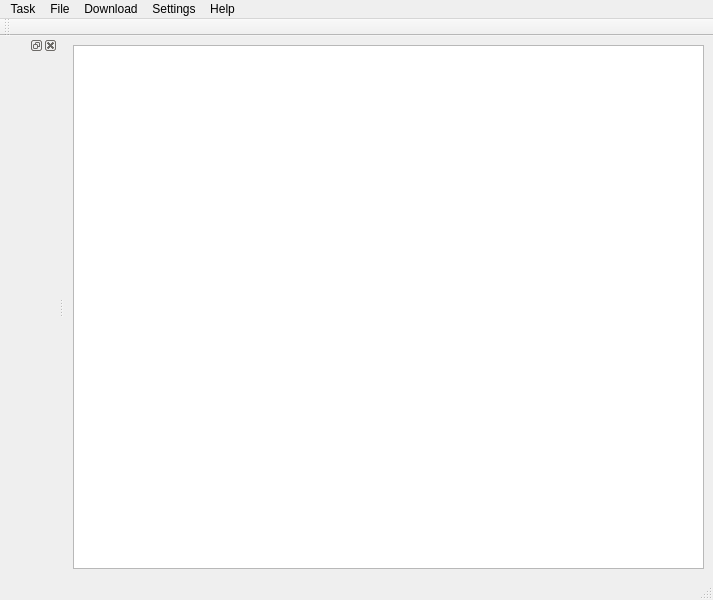
<?xml version="1.0" encoding="UTF-8"?>
<ui version="4.0">
 <class>MainWindow</class>
 <widget class="QMainWindow" name="MainWindow">
  <property name="geometry">
   <rect>
    <x>0</x>
    <y>0</y>
    <width>713</width>
    <height>600</height>
   </rect>
  </property>
  <property name="windowTitle">
   <string>FDL - PyQt5 Downloader</string>
  </property>
  <widget class="QWidget" name="fdldialog">
   <layout class="QHBoxLayout" name="horizontalLayout">
    <item>
     <widget class="QTableView" name="tableView"/>
    </item>
   </layout>
  </widget>
  <widget class="QMenuBar" name="menubar">
   <property name="geometry">
    <rect>
     <x>0</x>
     <y>0</y>
     <width>713</width>
     <height>23</height>
    </rect>
   </property>
   <widget class="QMenu" name="mTaskMenu">
    <property name="title">
     <string>Task</string>
    </property>
    <addaction name="mAddNewTaskAction"/>
    <addaction name="mExitAction"/>
   </widget>
   <widget class="QMenu" name="mFileMenu">
    <property name="title">
     <string>File</string>
    </property>
    <addaction name="mStopDownloadAction"/>
   </widget>
   <widget class="QMenu" name="mDownloadMenu">
    <property name="title">
     <string>Download</string>
    </property>
    <addaction name="mOptionalAction"/>
   </widget>
   <widget class="QMenu" name="mHelpMenu">
    <property name="title">
     <string>Help</string>
    </property>
    <addaction name="mAboutAction"/>
    <addaction name="mUpdateAction"/>
   </widget>
   <widget class="QMenu" name="mSettingMenu">
    <property name="title">
     <string>Settings</string>
    </property>
    <widget class="QMenu" name="menuUI_Language">
     <property name="title">
      <string>UI Language</string>
     </property>
     <addaction name="mEnglishAction"/>
     <addaction name="mChineseAction"/>
    </widget>
    <addaction name="menuUI_Language"/>
   </widget>
   <addaction name="mTaskMenu"/>
   <addaction name="mFileMenu"/>
   <addaction name="mDownloadMenu"/>
   <addaction name="mSettingMenu"/>
   <addaction name="mHelpMenu"/>
  </widget>
  <widget class="QStatusBar" name="statusbar"/>
  <widget class="QToolBar" name="toolBar">
   <property name="windowTitle">
    <string notr="true">toolBar</string>
   </property>
   <attribute name="toolBarArea">
    <enum>TopToolBarArea</enum>
   </attribute>
   <attribute name="toolBarBreak">
    <bool>false</bool>
   </attribute>
  </widget>
  <widget class="QDockWidget" name="dockWidget">
   <attribute name="dockWidgetArea">
    <number>1</number>
   </attribute>
   <widget class="QWidget" name="dockWidgetContents"/>
  </widget>
  <action name="mAddNewTaskAction">
   <property name="text">
    <string>Add New Task(N)</string>
   </property>
   <property name="toolTip">
    <string>add new task</string>
   </property>
   <property name="shortcut">
    <string notr="true">Ctrl+N</string>
   </property>
  </action>
  <action name="mExitAction">
   <property name="text">
    <string>Exit</string>
   </property>
   <property name="toolTip">
    <string>exit</string>
   </property>
   <property name="shortcut">
    <string notr="true">Ctrl+Q</string>
   </property>
  </action>
  <action name="mStopDownloadAction">
   <property name="text">
    <string>Stop Download</string>
   </property>
   <property name="toolTip">
    <string>stop download</string>
   </property>
  </action>
  <action name="mOptionalAction">
   <property name="text">
    <string>Optional</string>
   </property>
   <property name="toolTip">
    <string>optional</string>
   </property>
  </action>
  <action name="mAboutAction">
   <property name="text">
    <string>About</string>
   </property>
   <property name="toolTip">
    <string>about</string>
   </property>
  </action>
  <action name="mUpdateAction">
   <property name="text">
    <string>Update</string>
   </property>
   <property name="toolTip">
    <string>update</string>
   </property>
  </action>
  <action name="mEnglishAction">
   <property name="text">
    <string notr="true">English</string>
   </property>
  </action>
  <action name="mChineseAction">
   <property name="text">
    <string notr="true">中文简体</string>
   </property>
  </action>
 </widget>
 <resources/>
 <connections/>
</ui>
